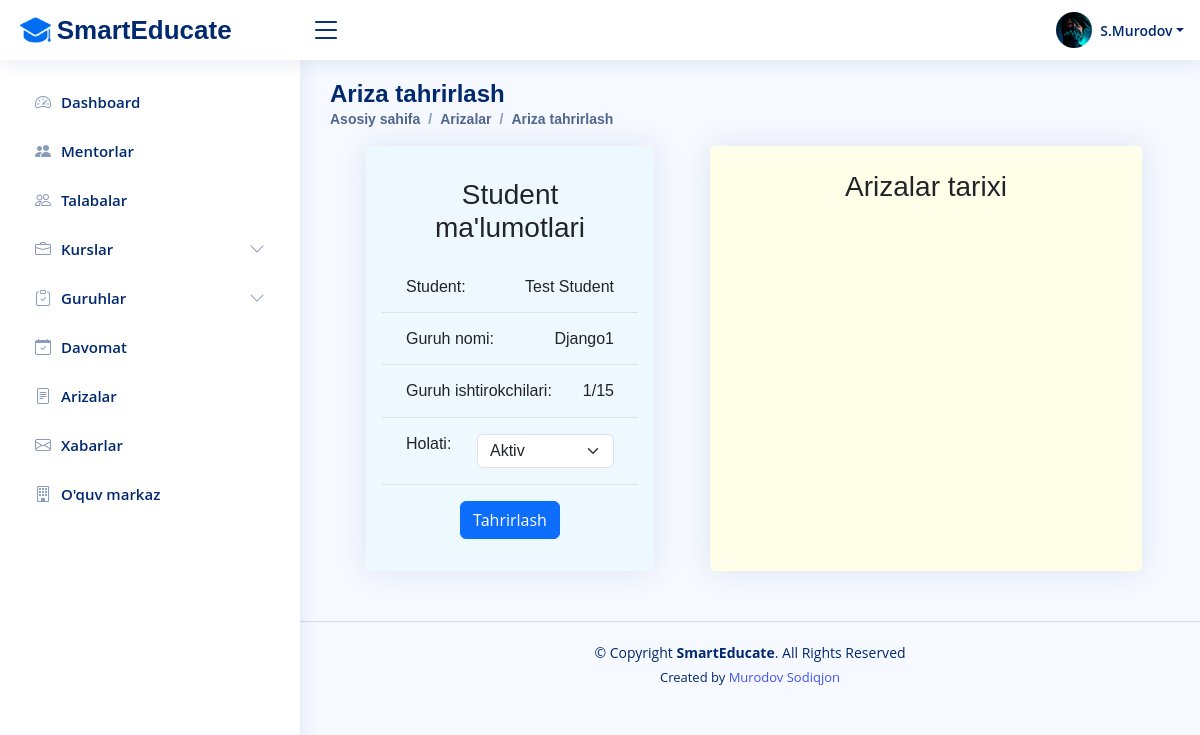
Screenshot of /permission/edit/1 (signed in) with the database file from the repository.
### management/models.py (models this page shows, shortened)
class CompanyInfo(models.Model):
    name = models.CharField(max_length=70)
    address = models.CharField(max_length=100)
    phone = models.CharField(max_length=14)
    email = models.EmailField(max_length=255)
    start_day = models.CharField(max_length=4, choices=DAYS_CHOICES, blank=True, null=True)
    end_day = models.CharField(max_length=4, choices=DAYS_CHOICES, blank=True, null=True)
    start_time = models.TimeField()
    end_time = models.TimeField()

class GroupMember(models.Model):
    group_id = models.ForeignKey(CourseGroup, on_delete=models.CASCADE)
    student_id = models.ForeignKey(Profile, on_delete=models.CASCADE)
    permission = models.CharField(max_length=1, choices=GROUPMEMBER_PERMISSION_CHOICES, blank=True, null=True)
    created_at = models.DateTimeField(auto_now_add=True)

class CourseGroup(models.Model):
    course_id = models.ForeignKey(Course, on_delete=models.CASCADE)
    mentor_id = models.ForeignKey(Profile, on_delete=models.CASCADE)
    name = models.CharField(max_length=50, unique=True)
    lang = models.CharField(max_length=30, default="O'zbek")
    start_period = models.DateField()
    end_period = models.DateField()
    students = models.IntegerField()
    study_days = models.CharField(max_length=255)
    start_time = models.TimeField()
    end_time = models.TimeField()
    created_at = models.DateTimeField(auto_now_add=True)
    updated_at = models.DateTimeField(auto_now=True)

### accounts/models.py (models this page shows, shortened)
class Profile(models.Model):
    user_id = models.OneToOneField(User, on_delete=models.CASCADE)
    first_name = models.CharField(max_length=100)
    last_name = models.CharField(max_length=100)
    role = models.ForeignKey(Group, on_delete=models.PROTECT, default=1)
    email = models.EmailField(max_length=255)
    image = models.ImageField(upload_to='images', blank=True, null=True)
    birthday = models.DateField()
    gender = models.CharField(max_length=5, choices=ATTENDANCE_GENDER_CHOICES)
    phone = models.CharField(max_length=14)
    about = models.TextField(blank=True, null=True)
    facebook_link = models.CharField(max_length=255, blank=True, null=True)
    telegram_link = models.CharField(max_length=255, blank=True, null=True)
    instagram_link = models.CharField(max_length=255, blank=True, null=True)
    twitter_link = models.CharField(max_length=255, blank=True, null=True)

### management/views.py (the view)
# urls.py: path('permission/edit/<int:pk>', PermissionEditView.as_view(), name='permission_edit'),
class PermissionEditView(LoginRequiredMixin, GetData, UpdateView):
    model = GroupMember
    form_class = PermissionEditForm
    success_url = reverse_lazy('permissions')
    template_name = 'management/permission-edit.html'
    def get_context_data(self, **kwargs):
        context = super().get_context_data(**kwargs)
        context['payments'] = Payment.objects.filter(group_member_id=self.kwargs.get('pk'))
        context['member'] = GroupMember.objects.get(pk=self.kwargs.get('pk'))
        context['members'] = GroupMember.objects.filter(student_id=context['member'].student_id, permission="1")
        return context

### management/forms.py
class PermissionEditForm(forms.ModelForm):
    permission = forms.ChoiceField(choices = GROUPMEMBER_PERMISSION_CHOICES, required=False,
                                  widget=forms.Select(attrs={'class':'form-select w-auto py-1'}))
    class Meta:
        model = GroupMember
        fields = ['permission']

### management/views.py (called while the page is built)
    def get_profile(self):
        return Profile.objects.get(user_id=self.request.user.id)

    def get_company_info(self):
        return CompanyInfo.objects.get(pk=1)

### templates/management/permission-edit.html (shortened to what this page needs)
{% extends "base.html" %}
{% load static %}
{% block css_links %}
<link rel="stylesheet" href="{% static 'css/course-details.css' %}">
{% endblock %}
{% block content %}
<div class="pagetitle">
    <h1>Ariza tahrirlash</h1>
    <nav>
        <ol class="breadcrumb">
            <li class="breadcrumb-item active">Asosiy sahifa</li>
            <li class="breadcrumb-item active">Arizalar</li>
            <li class="breadcrumb-item active">Ariza tahrirlash</li>
        </ol>
    </nav>
</div>
<div class="row">
        <div class="card p-3 col-lg-4 mx-5 student-info-card">
          <h3 class="py-3 px-4 m-0 text-center">Student ma'lumotlari</h3>
          <div class="d-flex justify-content-between border-bottom px-4">
          <h6 class="my-3">Student:</h6>
          <h6 class="my-3">{{ member.student_id.last_name }} {{ member.student_id.first_name }}</h6>
          </div>
          <div class="d-flex justify-content-between border-bottom px-4">
          <h6 class="my-3">Guruh nomi:</h6>
          <h6 class="my-3">{{ member.group_id.name }}</h6>
          </div>
          <div class="d-flex justify-content-between border-bottom px-4">
            <h6 class="my-3">Guruh ishtirokchilari:</h6>
            <h6 class="my-3">{{ members|length }}/{{ member.group_id.students }}</h6>
          </div>
          <form method="post">
            <div class="d-flex justify-content-between border-bottom px-4">
                <h6 class="my-3">Holati:</h6>
                <h6 class="my-3">{{ form.permission }}</h6>
            </div>
            <div class="d-flex justify-content-center py-3 px-4">
                <button type="submit" class="btn btn-primary">Tahrirlash</button>
            </div>
        </form>
        </div>
        <div class="card p-3 col-lg-6 mx-2 checks-card">
            <h3 class="py-2 px-5 m-0 text-center">Arizalar tarixi</h3>
        </div>
</div>
{% endblock content %}

### templates/includes/header.html (shortened to what this page needs)
{% load static %}
<header id="header" class="header fixed-top d-flex align-items-center">
    <div class="d-flex align-items-center justify-content-between">
        <a href="{% url 'home_page' %}" class="logo d-flex align-items-center">
            <img src="{% static 'img/logo/logo.png' %}" alt="logo">
            {% if view.get_profile %}
            <span class="d-none d-lg-block">{{ view.get_company_info.name }}</span>
            {% else %}
            <span class="d-none d-lg-block">{{ get_company_info.name }}</span>
            {% endif %}
        </a>
        <i class="bi bi-list toggle-sidebar-btn"></i>
    </div>
    <nav class="header-nav ms-auto">
        <ul class="d-flex align-items-center">
            <li class="nav-item dropdown pe-3">
                <a class="nav-link nav-profile d-flex align-items-center pe-0" href="#" data-bs-toggle="dropdown">
                    {% if view.get_profile.image %}
                        <img src="{{ view.get_profile.image.url }}" alt="Profile" class="rounded-circle" width="36px" height="36px">
                    {% elif get_profile.image %}
                        <img src="{{ get_profile.image.url }}" alt="Profile" class="rounded-circle" width="36px" height="36px">
                    {% else %}
                        <img src="{% static 'img/user.png' %}" alt="Profile" class="rounded-circle">
                    {% endif %}
                    {% if view.get_profile %}
                    <span class="d-none d-md-block dropdown-toggle ps-2">{{ view.get_profile.first_name|capfirst|make_list|first }}.{{ view.get_profile.last_name|capfirst }}</span>
                    {% else %}
                    <span class="d-none d-md-block dropdown-toggle ps-2">{{ get_username|capfirst }}</span>
                    {% endif %}
                </a>
            </li>
        </ul>
    </nav>
</header>

### templates/includes/footer.html (shortened to what this page needs)
{% load static %}
<footer id="footer" class="footer">
    <div class="copyright">
        &copy; Copyright <strong><span>{{ view.get_company_info.name }}</span></strong>. All Rights Reserved
    </div>
    <div class="credits">
        Created by <a href="https://www.instagram.com/sodiqjan_murodov/">Murodov Sodiqjon</a>
    </div>
</footer>

### static/css/style.css (style rules this page uses)
:root { scroll-behavior: smooth; }
body { font-family: "Open Sans", sans-serif; background: #f6f9ff; color: #444444; user-select: none; -webkit-user-select: none; -moz-user-select: none; -ms-user-select: none; }
a { color: #4154f1; text-decoration: none; }
h1, h2, h3, h4, h5, h6 { font-family: "Nunito", sans-serif; }
.pagetitle { margin-bottom: 10px; }
.pagetitle h1 { font-size: 24px; margin-bottom: 0; font-weight: 600; color: #012970; }
.card { margin-bottom: 30px; border: none; border-radius: 5px; box-shadow: 0px 0 30px rgba(1, 41, 112, 0.1); }
.breadcrumb { font-size: 14px; font-family: "Nunito", sans-serif; color: #899bbd; font-weight: 600; }
.breadcrumb .breadcrumb-item::before { color: #899bbd; }
.breadcrumb .active { color: #51678f; font-weight: 600; }
.logo { line-height: 1; }
@media (min-width: 1200px) { .logo { width: 280px; } }
.logo img { max-height: 26px; margin-right: 6px; }
.logo span { font-size: 26px; font-weight: 700; color: #012970; font-family: "Nunito", sans-serif; }
.header { transition: all 0.5s; z-index: 997; height: 60px; box-shadow: 0px 2px 20px rgba(1, 41, 112, 0.1); background-color: #fff; padding-left: 20px; }
.header .toggle-sidebar-btn { font-size: 32px; padding-left: 10px; cursor: pointer; color: #012970; }
.header-nav ul { list-style: none; }
.header-nav>ul { margin: 0; padding: 0; }
.header-nav .nav-profile { color: #012970; }
.header-nav .nav-profile img { max-height: 36px; }
.header-nav .nav-profile span { font-size: 14px; font-weight: 600; }
@media (min-width: 1200px) { #main, #footer { margin-left: 300px; } }
.footer { padding: 20px 0; font-size: 14px; transition: all 0.3s; border-top: 1px solid #cddfff; }
.footer .copyright { text-align: center; color: #012970; }
.footer .credits { padding-top: 5px; text-align: center; font-size: 13px; color: #012970; }

### static/css/course-details.css (style rules this page uses)
.checks-card { background-color: rgb(255, 254, 232) !important; }
.student-info-card { background-color: rgb(238, 248, 255); }

### rows the page displays
CompanyInfo: get_company_info.name "SmartEducate"
GroupMember: student_id.last_name "Test", student_id.first_name "Student", group_id.name "Django1", group_id.students "15", permission "Aktiv"

### other values shown
{{ view.get_profile.first_name|capfirst|make_list|first }} "S"
{{ view.get_profile.last_name|capfirst }} "Murodov"
{{ members|length }} "1"
